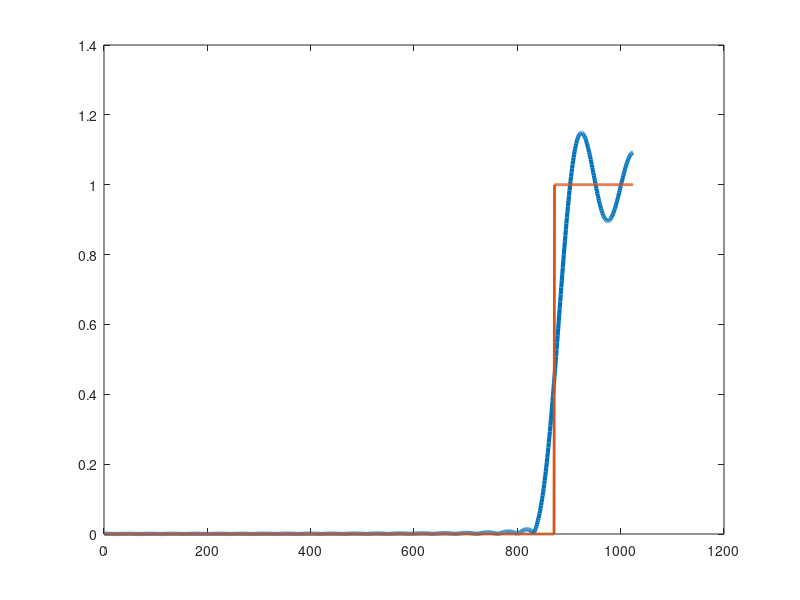

Here is the MATLAB script that generated this plot:
clear all; clc; close all

N=24;   %fixed
L=1024; %fixed
dw = pi/(L-1);
wp = 0.85;  %fixed
ws = 0.82;

pe = ceil(wp*L);
se = ceil(ws*L);

d = [zeros(pe, 1); ones(L-pe, 1)];
Q = [ones(L, 1) cos((0:L-1)'*(1:(N-1))*dw)];

pm = 0.1;
sm = 1.0;
w = [sm*ones(se, 1); zeros(pe - se, 1); pm*ones(L - pe, 1)];
W = diag(w);

a = (Q'*W^2*Q)\(Q'*W^2*d);

coef = [flipud(a(2:end))/2; a(1); a(2:end)/2];

H = fft(coef, 2*L);
plot(1:length(H(1:L)), abs(H(1:L)), 'LineWidth', 3);
hold on;
plot(1:length(H(1:L)), d, 'LineWidth', 2);
hold off;
saveas(figure(1), strcat('img_report_hp',"_", num2str(ws),"_",num2str(pm), "_", num2str(sm),'.sv'))